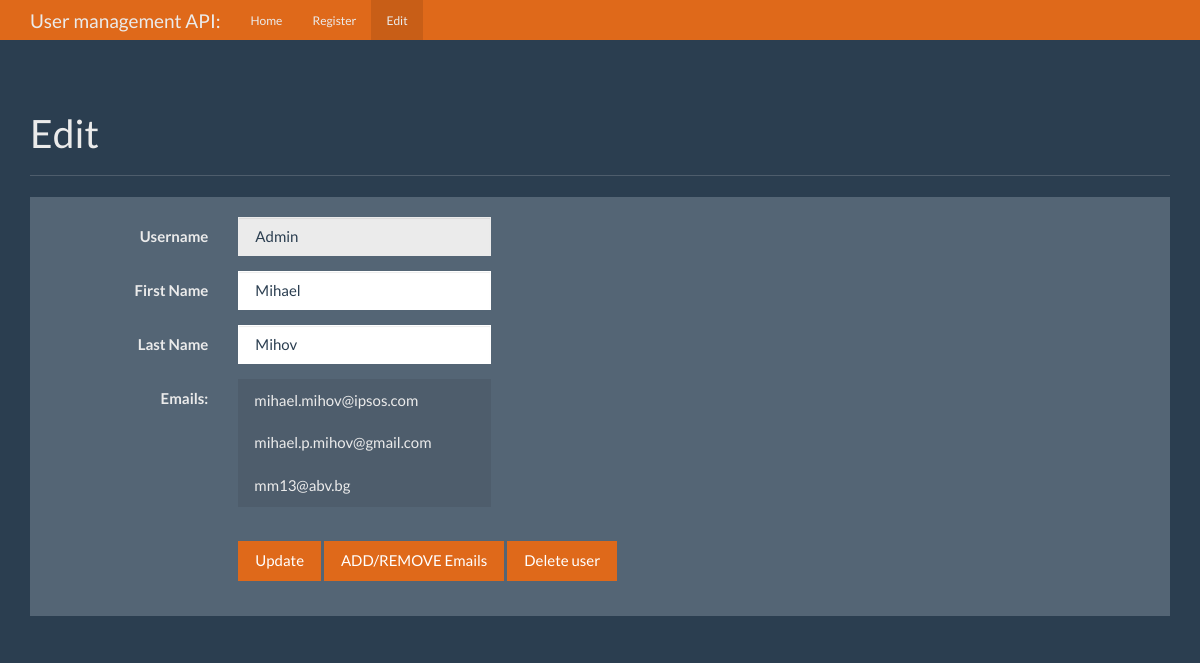
Screenshot of /edit/1 with the database file from the repository.
### app.py (models this page shows, shortened)
class Users(db.Model):
    id = db.Column(db.Integer, primary_key=True, nullable=False)
    username = db.Column(db.String(80), unique=True, nullable=False)
    firstname = db.Column(db.String(80), nullable=False)
    lastname = db.Column(db.String(80), nullable=False)
    emails = db.relationship('Emaildb', backref='users', lazy='dynamic')

class Emaildb(db.Model):
    id = db.Column(db.Integer, primary_key=True)
    email = db.Column(db.String(120), nullable=False)
    user_id = db.Column(db.Integer, db.ForeignKey('users.id'))

### app.py (the view, shortened to what this page needs)
@app.route('/edit/<user_id>/<do_delete>', methods=['GET', 'POST'])
@app.route('/edit/<user_id>', methods=['GET', 'POST'], defaults={'do_delete': False})
def edit(user_id,do_delete):
    user=Users.query.filter(Users.id == user_id).first()
    if request.method == "GET" and not(do_delete):
        return render_template('edit.html', user=user)

### templates/edit.html (shortened to what this page needs)
{% extends "base.html" %}
  {% block body %}
    <nav class="navbar navbar-inverse navbar-fixed-top">
      <div class="container">
        <div class="navbar-header">
          <a class="navbar-brand" href="{{ url_for('index') }}">User management API:</a>
        </div>
        <div id="navbar" class="navbar-nav mr-auto">
          <ul class="nav navbar-nav">
            <li><a href="{{ url_for('index') }}">Home</a></li>
            <li><a href="{{ url_for('register') }}">Register</a></li>
            {% if not(delete) %}
            <li class="active"><a>Edit</a></li>
            {% endif %}
          </ul>
        </div>
      </div>
    </nav>
    <div class="container theme-showcase" role="main">
      <div class="page-header">
        <h1>Edit</h1>
      </div>
        <div class="row">
          <div class="col-lg-12">
            <div class="well bs-component">
              {% if not(do_delete) %}
                <form class="form-horizontal" method="POST" action="{{ url_for('edit', user_id=user.id) }}">
                  <fieldset>
                    <div class="form-group">
                      <label for="inputName" class="col-lg-2 control-label" style="font-size: 1em;">Username</label>
                      <div class="col-lg-3">
                        <input type="text" class="form-control" name="username" disabled value="{{ user.username }}">
                      </div>
                    </div>
                    <div class="form-group">
                      <label for="inputName" class="col-lg-2 control-label" style="font-size: 1em;">First Name</label>
                      <div class="col-lg-3">
                        <input type="text" class="form-control" name="firstname" value="{{ user.firstname }}">
                      </div>
                    </div>
                    <div class="form-group">
                      <label for="inputPassword" class="col-lg-2 control-label" style="font-size: 1em;">Last Name</label>
                      <div class="col-lg-3">
                        <input type="text" class="form-control" name="lastname" value="{{ user.lastname }}">
                      </div>
                    </div>
                    <div class="form-group">
                      <label for="inputPassword" class="col-lg-2 control-label" style="font-size: 1em;">Emails:</label>
                      <div class="col-lg-3">
                        <ul class="list-group list-group-flush">
                        {% for email in user.emails.all() %}
                        {% if email.user_id == user.id %}
                        <li class="list-group-item">{{ email.email }}</li>
                        {% endif %}
                        {% endfor %}
                      </div>
                    </div>
                    <div class="form-group">
                      <div class="col-lg-10 col-lg-offset-2">
                        <button type="submit" formmethod="POST" class="btn btn-primary">Update</button>
                        <a href="{{ url_for('emailcontrol', user_id=user.id) }}" class="btn btn-primary">ADD/REMOVE Emails</a>
                        <a href="{{ url_for('edit', user_id=user.id, do_delete=True) }}" class="btn btn-primary" onClick="return confirmSubmit('Do you want to delete {{ user.username }}?')">Delete user</a>
                      </div>
                    </div>
                  </fieldset>
                </form>
              {% else %}
              <div style="color: red;">{{ error }}</div>
              {% endif %}
            </div>
          </div>
    </div>
{% endblock %}

### static/theme.css (style rules this page uses)
body { padding-top: 70px; padding-bottom: 30px; }

### rows the page displays
Users: username "Admin", firstname "Mihael", lastname "Mihov"
Emaildb: email "mihael.mihov@ipsos.com"
Emaildb: email "mihael.p.mihov@gmail.com"
Emaildb: email "mm13@abv.bg"
